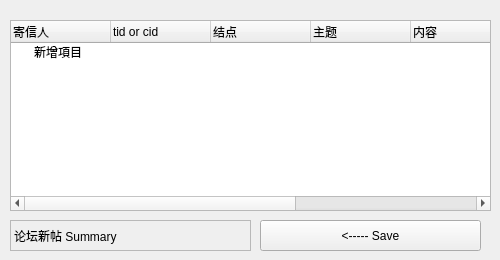
     <widget class="QWidget" name="tab_3">
      <attribute name="title">
       <string>帖子</string>
      </attribute>
      <widget class="QTreeWidget" name="treewidget0">
       <property name="geometry">
        <rect>
         <x>10</x>
         <y>20</y>
         <width>481</width>
         <height>191</height>
        </rect>
       </property>
       <property name="sizePolicy">
        <sizepolicy hsizetype="Expanding" vsizetype="Expanding">
         <horstretch>0</horstretch>
         <verstretch>0</verstretch>
        </sizepolicy>
       </property>
       <property name="toolTip">
        <string/>
       </property>
       <property name="rootIsDecorated">
        <bool>true</bool>
       </property>
       <column>
        <property name="text">
         <string>寄信人</string>
        </property>
       </column>
       <column>
        <property name="text">
         <string>tid or cid</string>
        </property>
       </column>
       <column>
        <property name="text">
         <string>结点</string>
        </property>
       </column>
       <column>
        <property name="text">
         <string>主题</string>
        </property>
       </column>
       <column>
        <property name="text">
         <string>内容</string>
        </property>
       </column>
       <column>
        <property name="text">
         <string>寄信时间(UTC)</string>
        </property>
       </column>
       <column>
        <property name="text">
         <string>附件数</string>
        </property>
       </column>
       <column>
        <property name="text">
         <string>源头</string>
        </property>
       </column>
       <item>
        <property name="text">
         <string>新增項目</string>
        </property>
        <property name="text">
         <string/>
        </property>
        <property name="text">
         <string/>
        </property>
        <property name="text">
         <string/>
        </property>
        <property name="text">
         <string/>
        </property>
        <property name="text">
         <string/>
        </property>
        <property name="text">
         <string/>
        </property>
        <property name="text">
         <string/>
        </property>
       </item>
      </widget>
      <widget class="QLabel" name="label_db_new_messages">
       <property name="geometry">
        <rect>
         <x>10</x>
         <y>220</y>
         <width>241</width>
         <height>31</height>
        </rect>
       </property>
       <property name="frameShape">
        <enum>QFrame::StyledPanel</enum>
       </property>
       <property name="frameShadow">
        <enum>QFrame::Sunken</enum>
       </property>
       <property name="text">
        <string>论坛新帖 Summary</string>
       </property>
       <property name="wordWrap">
        <bool>true</bool>
       </property>
      </widget>
      <widget class="QPushButton" name="btn_save_db_new_messages">
       <property name="geometry">
        <rect>
         <x>260</x>
         <y>220</y>
         <width>221</width>
         <height>31</height>
        </rect>
       </property>
       <property name="text">
        <string>&lt;----- Save</string>
       </property>
      </widget>
     </widget>
